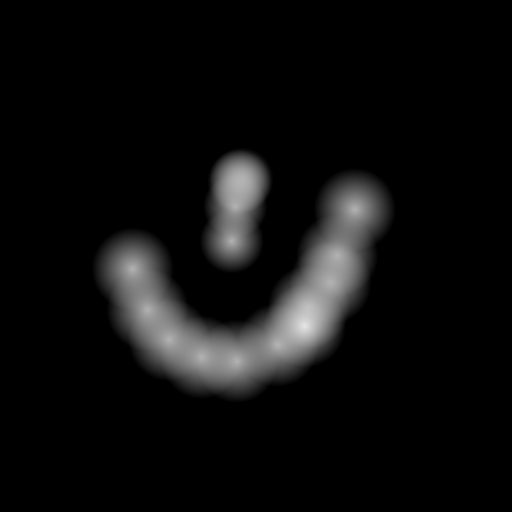
#> input picture cell-recognition/validation/teste1.tif, 1024 x 1024 px (shown at 1/2 size); its folder holds only this picture in this run
$ python -i tools.py   (imports and definitions only)
#> lines starting #> are read from the running program, lines starting #| are printed output that depends on the picture
import os
import numpy as np
import glob
import matplotlib.pyplot as plt
import cv2
from skimage.filters import threshold_li
from skimage.measure import label, regionprops


# [4 lines left out: function load_images_and_masks, not called in this run]

def get_image_name(image_path):
    return os.path.basename(image_path).split('.')[0]

def resize_image(image, image_size, normalize):
    imagem_resized = cv2.resize(image, image_size, interpolation=cv2.INTER_NEAREST)
    if normalize:
        imagem_resized= cv2.resize(image, image_size, interpolation=cv2.INTER_NEAREST)/255.0
    return imagem_resized

def convert_to_grayscale(image):
    return cv2.cvtColor(image, cv2.COLOR_RGB2GRAY)

def preprocess_image(image_path, input_size=(256, 256)):
#> called with image_path = 'validation/teste1.tif', input_size = (256, 256)
    image = cv2.imread(image_path)
#> image is the input picture: shape (1024, 1024, 3); min 0, max 230, mean 13.7
    image_gray = convert_to_grayscale(image)
    image_resize = resize_image(image_gray, input_size, True)
#> in resize_image, `imagem_resized = cv2.resize(image, image_size, interpolation=cv2.INTER..`:
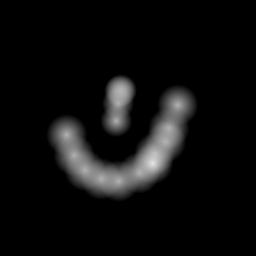
#> imagem_resized: shape (256, 256); min 0, max 229, mean 13.7
    image_expanded = np.expand_dims(image_resize, axis=0)
    return image_gray, image_expanded

# [48 lines left out: functions plot_image, add_black_border, cortar_objetos, not called in this run]

>>> result = preprocess_image('validation/teste1.tif')
